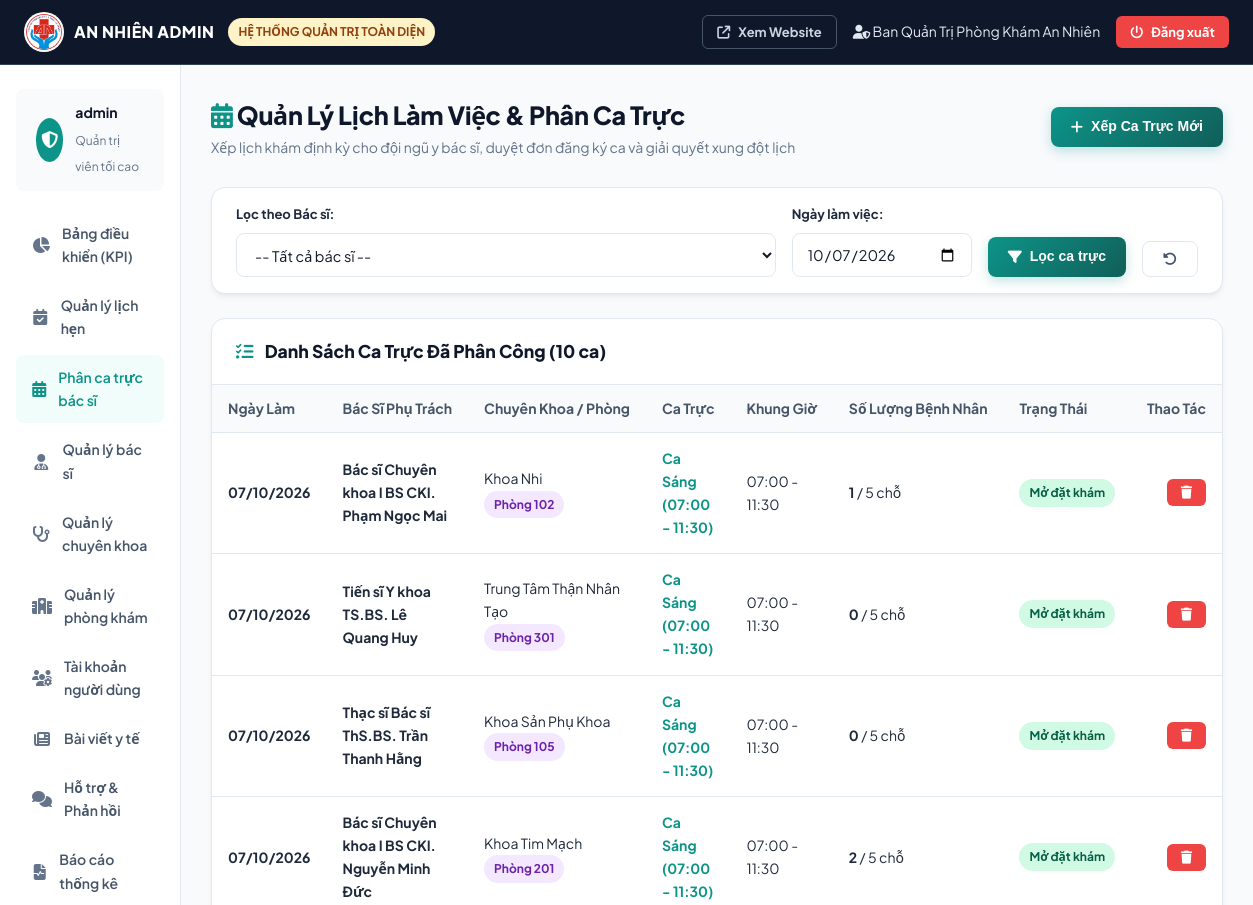
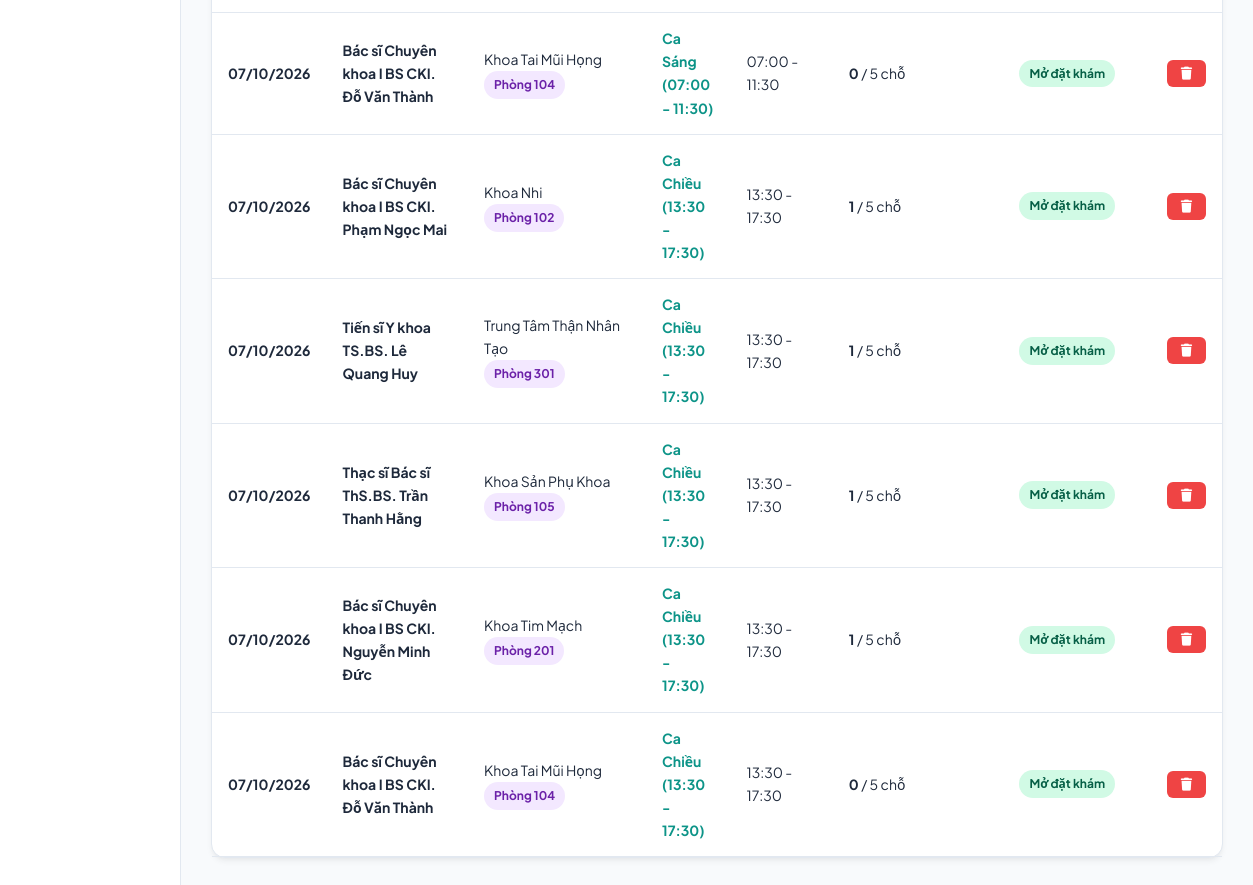
Page /admin/lich-lam-viec.php?date=2026-10-07 (signed in) on the committed database (2 pictures, top to bottom).
### tables this page shows
CREATE TABLE `doctor_schedules` (
  `id` bigint NOT NULL AUTO_INCREMENT,
  `doctor_id` bigint NOT NULL,
  `work_date` date NOT NULL,
  `start_time` time NOT NULL,
  `end_time` time NOT NULL,
  `session_name` varchar(50) NOT NULL DEFAULT 'Ca Sáng',
  `max_patients` int DEFAULT '15',
  `current_booked` int DEFAULT '0',
  `status` varchar(20) DEFAULT 'AVAILABLE',
  PRIMARY KEY (`id`),
  KEY `fk_schedule_doctor` (`doctor_id`),
  CONSTRAINT `fk_schedule_doctor` FOREIGN KEY (`doctor_id`) REFERENCES `doctors` (`id`) ON DELETE CASCADE
);

CREATE TABLE `doctors` (
  `id` bigint NOT NULL AUTO_INCREMENT,
  `user_id` bigint NOT NULL,
  `specialty_id` int NOT NULL,
  `full_name` varchar(100) NOT NULL,
  `degree` varchar(50) DEFAULT NULL,
  `experience_years` int DEFAULT '1',
  `consultation_fee` decimal(10,2) DEFAULT '200000.00',
  `bio` text,
  `avatar` varchar(255) DEFAULT NULL,
  `clinic_room` varchar(50) DEFAULT 'Phòng 101',
  PRIMARY KEY (`id`),
  UNIQUE KEY `user_id` (`user_id`),
  KEY `fk_doctor_specialty` (`specialty_id`),
  CONSTRAINT `fk_doctor_specialty` FOREIGN KEY (`specialty_id`) REFERENCES `specialties` (`id`) ON DELETE CASCADE,
  CONSTRAINT `fk_doctor_user` FOREIGN KEY (`user_id`) REFERENCES `users` (`id`) ON DELETE CASCADE
);

CREATE TABLE `specialties` (
  `id` int NOT NULL AUTO_INCREMENT,
  `name` varchar(100) NOT NULL,
  `description` text,
  `image_url` varchar(255) DEFAULT NULL,
  `icon` varchar(50) DEFAULT NULL,
  PRIMARY KEY (`id`),
  UNIQUE KEY `name` (`name`)
);

### includes/functions.php (called while the page is built, shortened)
<?php
function formatDate($dateStr) {
    $d = new DateTime($dateStr);
    return $d->format('d/m/Y');
}
function formatTime($timeStr) {
    return substr($timeStr, 0, 5);
}
function sanitizeInput($data) {
    return htmlspecialchars(trim($data), ENT_QUOTES, 'UTF-8');
}

### admin/lich-lam-viec.php (the view, shortened to what this page needs)
<?php
require_once __DIR__ . '/../includes/admin_header.php';
$filterDate = sanitizeInput($_GET['date'] ?? date('Y-m-d'));
$whereClauses = ["1=1"];
$params = [];
if ($filterDate) {
    $whereClauses[] = "s.work_date = ?";
    $params[] = $filterDate;
}
$whereSql = implode(" AND ", $whereClauses);
$sqlS = "SELECT s.*, d.full_name as doctor_name, d.degree as doctor_degree, d.clinic_room, sp.name as specialty_name
         FROM doctor_schedules s
         JOIN doctors d ON s.doctor_id = d.id
         JOIN specialties sp ON d.specialty_id = sp.id
         WHERE $whereSql
         ORDER BY s.work_date ASC, s.start_time ASC";
$stmtS = $pdo->prepare($sqlS);
$stmtS->execute($params);
$schedules = $stmtS->fetchAll();
?>
<div class="page-header">
    <div>
        <h2><i class="fa-solid fa-calendar-days" style="color:var(--primary);"></i> Quản Lý Lịch Làm Việc & Phân Ca Trực</h2>
        <p>Xếp lịch khám định kỳ cho đội ngũ y bác sĩ, duyệt đơn đăng ký ca và giải quyết xung đột lịch</p>
    </div>
    <button type="button" class="btn btn-primary" onclick="openCreateModal()">
        <i class="fa-solid fa-plus"></i> Xếp Ca Trực Mới
    </button>
</div>
<div class="card" style="margin-bottom:24px;">
    <div class="card-body" style="padding:16px 24px;">
        <form method="GET" action="lich-lam-viec.php" style="display:flex;gap:16px;align-items:flex-end;flex-wrap:wrap;">
            <div style="flex:1;min-width:220px;">
                <label class="form-label" style="font-size:13px;">Lọc theo Bác sĩ:</label>
                <select name="doctor_id" class="form-select">
                    <option value="">-- Tất cả bác sĩ --</option>
                </select>
            </div>
            <div style="width:180px;">
                <label class="form-label" style="font-size:13px;">Ngày làm việc:</label>
                <input type="date" name="date" class="form-control" value="<?= htmlspecialchars($filterDate) ?>">
            </div>
            <button type="submit" class="btn btn-primary"><i class="fa-solid fa-filter"></i> Lọc ca trực</button>
            <a href="lich-lam-viec.php" class="btn btn-outline" title="Tất cả"><i class="fa-solid fa-rotate-left"></i></a>
        </form>
    </div>
</div>
<div class="card">
    <div class="card-header">
        <h3><i class="fa-solid fa-list-check" style="color:var(--primary);margin-right:8px;"></i> Danh Sách Ca Trực Đã Phân Công (<?= count($schedules) ?> ca)</h3>
    </div>
    <div class="card-body" style="padding:0;">
        <div class="table-responsive">
            <table class="table">
                <thead>
                    <tr>
                        <th>Ngày Làm</th>
                        <th>Bác Sĩ Phụ Trách</th>
                        <th>Chuyên Khoa / Phòng</th>
                        <th>Ca Trực</th>
                        <th>Khung Giờ</th>
                        <th>Số Lượng Bệnh Nhân</th>
                        <th>Trạng Thái</th>
                        <th style="text-align:right;">Thao Tác</th>
                    </tr>
                </thead>
                <tbody>
                    <?php foreach ($schedules as $s): ?>
                        <tr>
                            <td>
                                <strong><?= formatDate($s['work_date']) ?></strong>
                            </td>
                            <td>
                                <strong><?= htmlspecialchars($s['doctor_degree']) ?> <?= htmlspecialchars($s['doctor_name']) ?></strong>
                            </td>
                            <td>
                                <?= htmlspecialchars($s['specialty_name']) ?><br>
                                <span class="badge badge-purple"><?= htmlspecialchars($s['clinic_room']) ?></span>
                            </td>
                            <td><strong style="color:var(--primary);"><?= htmlspecialchars($s['session_name']) ?></strong></td>
                            <td><?= formatTime($s['start_time']) ?> - <?= formatTime($s['end_time']) ?></td>
                            <td>
                                <strong><?= $s['current_booked'] ?></strong> / <?= $s['max_patients'] ?> chỗ
                            </td>
                            <td>
                                <?php if ($s['status'] === 'AVAILABLE'): ?>
                                    <span class="badge badge-success">Mở đặt khám</span>
                                <?php elseif ($s['status'] === 'FULL'): ?>
                                    <span class="badge badge-warning">Đã kín lịch</span>
                                <?php else: ?>
                                    <span class="badge badge-danger">Đã tắt ca</span>
                                <?php endif; ?>
                            </td>
                            <td style="text-align:right;">
                                <form method="POST" style="display:inline;" onsubmit="return confirm('Bạn có chắc muốn xóa ca trực này?');">
                                    <button type="submit" class="btn btn-sm btn-danger" title="Xóa ca"><i class="fa-solid fa-trash"></i></button>
                                </form>
                            </td>
                        </tr>
                    <?php endforeach; ?>
                </tbody>
            </table>
        </div>
    </div>
</div>
<?php require_once __DIR__ . '/../includes/admin_footer.php'; ?>

### assets/css/style.css (style rules this page uses)
:root { --primary: #0D9488; --primary-dark: #0F766E; --primary-deep: #115E59; --primary-light: #F0FDFA; --primary-border: #99F6E4; --primary-glow: rgba(13, 148, 136, 0.25); --secondary: #0284C7; --secondary-dark: #0369A1; --secondary-light: #F0F9FF; --accent-red: #DC2626; --accent-red-light: #FEF2F2; --accent-green: #10B981; --warning: #F59E0B; --danger: #EF4444; --info: #3B82F6; --navy-dark: #0F172A; --navy-card: #1E293B; --text-main: #1E293B; --text-muted: #64748B; --text-light: #94A3B8; --bg-body: #F8FAFC; --bg-card: #FFFFFF; --border-color: #E2E8F0; --border-light: #F1F5F9; --shadow-sm: 0 1px 3px rgba(0, 0, 0, 0.05); --shadow: 0 4px 6px -1px rgba(0, 0, 0, 0.06), 0 2px 4px -2px rgba(0, 0, 0, 0.04); --shadow-md: 0 10px 15px -3px rgba(0, 0, 0, 0.08), 0 4px 6px -4px rgba(0, 0, 0, 0.03); --shadow-lg: 0 20px 25px -5px rgba(0, 0, 0, 0.09), 0 8px 10px -6px rgba(0, 0, 0, 0.04); --shadow-glow: 0 0 20px rgba(13, 148, 136, 0.25); --radius-sm: 8px; --radius: 14px; --radius-lg: 20px; --radius-full: 9999px; --transition: all 0.28s cubic-bezier(0.4, 0, 0.2, 1); }
* { margin: 0; padding: 0; box-sizing: border-box; }
body { font-family: 'Plus Jakarta Sans', 'Inter', system-ui, -apple-system, BlinkMacSystemFont, sans-serif; color: var(--text-main); background-color: var(--bg-body); line-height: 1.65; -webkit-font-smoothing: antialiased; }
a { color: var(--primary); text-decoration: none; transition: var(--transition); }
.btn { display: inline-flex; align-items: center; justify-content: center; gap: 8px; padding: 10px 20px; border-radius: var(--radius-sm); font-size: 14px; font-weight: 700; border: none; cursor: pointer; transition: var(--transition); text-decoration: none; line-height: 1.4; }
.btn-primary { background: linear-gradient(135deg, var(--primary) 0%, var(--primary-deep) 100%); color: #FFFFFF; box-shadow: 0 4px 12px var(--primary-glow); }
.btn-outline { background: transparent; border: 1.5px solid var(--border-color); color: #475569; }
.btn-danger { background: var(--danger); color: #FFFFFF; }
.btn-sm { padding: 7px 14px; font-size: 13px; border-radius: 6px; }
.badge { display: inline-flex; align-items: center; gap: 5px; padding: 4px 10px; font-size: 12px; font-weight: 700; border-radius: var(--radius-full); white-space: nowrap; }
.badge-purple { background: #F3E8FF; color: #6B21A8; }
.badge-success { background: #D1FAE5; color: #065F46; }
.form-label { display: block; font-size: 14px; font-weight: 700; color: #1E293B; margin-bottom: 7px; }
.form-control, .form-select { width: 100%; padding: 11px 14px; border: 1.5px solid var(--border-color); border-radius: var(--radius-sm); font-size: 14.5px; color: #0F172A; background-color: #FFFFFF; transition: var(--transition); font-family: inherit; }
.page-header { display: flex; justify-content: space-between; align-items: center; margin-bottom: 28px; flex-wrap: wrap; gap: 16px; }
.page-header h2 { font-size: 25px; font-weight: 800; color: #0F172A; letter-spacing: -0.3px; }
.page-header p { font-size: 14px; color: var(--text-muted); }
.card { background: #FFFFFF; border-radius: var(--radius); border: 1px solid var(--border-color); box-shadow: var(--shadow); margin-bottom: 24px; }
.card-header { padding: 18px 24px; border-bottom: 1px solid var(--border-color); display: flex; justify-content: space-between; align-items: center; flex-wrap: wrap; gap: 12px; }
.card-header h3 { font-size: 17.5px; font-weight: 800; color: #0F172A; }
.card-body { padding: 24px; }
.table-responsive { overflow-x: auto; }
.table { width: 100%; border-collapse: collapse; text-align: left; font-size: 14px; }
.table th { background: #F8FAFC; padding: 12px 16px; font-weight: 700; color: #475569; border-bottom: 1.5px solid var(--border-color); white-space: nowrap; }
.table td { padding: 14px 16px; border-bottom: 1px solid var(--border-color); color: #1E293B; vertical-align: middle; }

### rows in the picture
doctor_schedules: work_date "07/10/2026", doctor.degree "Bác sĩ Chuyên khoa I", doctor.full_name "BS CKI. Phạm Ngọc Mai", specialties.name "Khoa Nhi", doctor.clinic_room "Phòng 102", session_name "Ca Sáng (07:00 - 11:30)", start_time "07:00", end_time "11:30", current_booked "1", max_patients "5", status "Mở đặt khám"
doctor_schedules: work_date "07/10/2026", doctor.degree "Tiến sĩ Y khoa", doctor.full_name "TS.BS. Lê Quang Huy", specialties.name "Trung Tâm Thận Nhân Tạo", doctor.clinic_room "Phòng 301", session_name "Ca Sáng (07:00 - 11:30)", start_time "07:00", end_time "11:30", current_booked "0", max_patients "5", status "Mở đặt khám"
doctor_schedules: work_date "07/10/2026", doctor.degree "Thạc sĩ Bác sĩ", doctor.full_name "ThS.BS. Trần Thanh Hằng", specialties.name "Khoa Sản Phụ Khoa", doctor.clinic_room "Phòng 105", session_name "Ca Sáng (07:00 - 11:30)", start_time "07:00", end_time "11:30", current_booked "0", max_patients "5", status "Mở đặt khám"
doctor_schedules: work_date "07/10/2026", doctor.degree "Bác sĩ Chuyên khoa I", doctor.full_name "BS CKI. Nguyễn Minh Đức", specialties.name "Khoa Tim Mạch", doctor.clinic_room "Phòng 201", session_name "Ca Sáng (07:00 - 11:30)", start_time "07:00", end_time "11:30", current_booked "2", max_patients "5", status "Mở đặt khám"
doctor_schedules: work_date "07/10/2026", doctor.degree "Bác sĩ Chuyên khoa I", doctor.full_name "BS CKI. Đỗ Văn Thành", specialties.name "Khoa Tai Mũi Họng", doctor.clinic_room "Phòng 104", session_name "Ca Sáng (07:00 - 11:30)", start_time "07:00", end_time "11:30", current_booked "0", max_patients "5", status "Mở đặt khám"
doctor_schedules: work_date "07/10/2026", doctor.degree "Bác sĩ Chuyên khoa I", doctor.full_name "BS CKI. Phạm Ngọc Mai", specialties.name "Khoa Nhi", doctor.clinic_room "Phòng 102", session_name "Ca Chiều (13:30 - 17:30)", start_time "13:30", end_time "17:30", current_booked "1", max_patients "5", status "Mở đặt khám"
doctor_schedules: work_date "07/10/2026", doctor.degree "Tiến sĩ Y khoa", doctor.full_name "TS.BS. Lê Quang Huy", specialties.name "Trung Tâm Thận Nhân Tạo", doctor.clinic_room "Phòng 301", session_name "Ca Chiều (13:30 - 17:30)", start_time "13:30", end_time "17:30", current_booked "1", max_patients "5", status "Mở đặt khám"
doctor_schedules: work_date "07/10/2026", doctor.degree "Thạc sĩ Bác sĩ", doctor.full_name "ThS.BS. Trần Thanh Hằng", specialties.name "Khoa Sản Phụ Khoa", doctor.clinic_room "Phòng 105", session_name "Ca Chiều (13:30 - 17:30)", start_time "13:30", end_time "17:30", current_booked "1", max_patients "5", status "Mở đặt khám"
doctor_schedules: work_date "07/10/2026", doctor.degree "Bác sĩ Chuyên khoa I", doctor.full_name "BS CKI. Nguyễn Minh Đức", specialties.name "Khoa Tim Mạch", doctor.clinic_room "Phòng 201", session_name "Ca Chiều (13:30 - 17:30)", start_time "13:30", end_time "17:30", current_booked "1", max_patients "5", status "Mở đặt khám"
doctor_schedules: work_date "07/10/2026", doctor.degree "Bác sĩ Chuyên khoa I", doctor.full_name "BS CKI. Đỗ Văn Thành", specialties.name "Khoa Tai Mũi Họng", doctor.clinic_room "Phòng 104", session_name "Ca Chiều (13:30 - 17:30)", start_time "13:30", end_time "17:30", current_booked "0", max_patients "5", status "Mở đặt khám"

### other values in the picture
$adminUser['full_name'] "Ban Quản Trị Phòng Khám An Nhiên"
$adminUser['username'] "admin"
count($schedules) "10"
